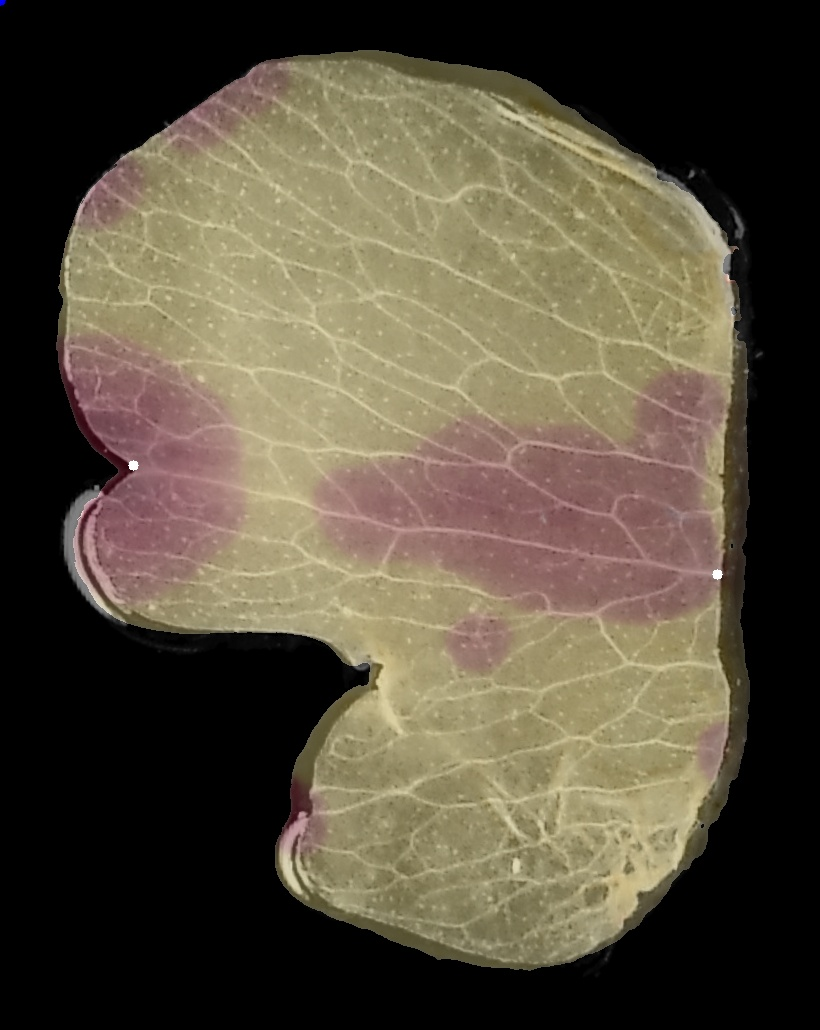
#> input picture src/F1P111_Spot_Center_200730_combined.JPG, 820 x 1030 px
$ python gaussian.py F1P111_Spot_Center_200730_combined.JPG
#> lines starting #> are read from the running program, lines starting #| are printed output that depends on the picture; long printed decimals are rounded
### src/imageutilities.py
import cv2
import numpy as np

def resize_image(img, size):
    r = size / img.shape[1]
    dim = (size, int(img.shape[0] * r))
    return cv2.resize(img, dim, interpolation = cv2.INTER_AREA)

def match_image_size(img1, img2):
    dim = (img1.shape[1])
    return cv2.resize(img2, dim, interpolation = cv2.INTER_AREA)

# [17 lines left out: functions brighten_image, make_bw, not called in this run]

### src/principlecomponent.py
import cv2
import matplotlib.pyplot as plt
import numpy as np

def pca_to_grey(image):
    x,y,z = image.shape
    mat = image.reshape([x*y,z])

    mean, eigenvectors = cv2.PCACompute(mat, np.mean(mat, axis=0).reshape(1,-1))
    axis = eigenvectors[0,:].reshape([3])

    newmat = np.dot(mat, axis)
    newmat = np.around(newmat).astype(int)

    grey = newmat.reshape([x,y])
    return grey

def create_point_cloud(image):
    data = pca_to_grey(image)
    critical_points =[]

    for line in data:
        critical_points.append([0 if  d >= 100 else d for d in line])

    x = []
    y = []
    for i in range(len(critical_points)):
        for j in range(len(critical_points[i])):
            if critical_points[i][j] > 0:
                num_points = critical_points[i][j] // 10 # TODO: push to 10-25
                k = 0
                while(k < num_points):
                    x.append(j)
                    y.append(i)
                    k = k+1

            # else:
            #     x.append(j)
            #     y.append(i)

    X = np.array(x)
    Y = np.array(y)
    # plt.scatter(X,Y)
    # plt.invert_yaxis()
    # plt.show()
    return X,Y, data

### src/gaussian.py
import sys

import principlecomponent
import imageutilities as iu

import matplotlib.pyplot as plt
import numpy as np
from sklearn.mixture import BayesianGaussianMixture
from cv2 import imread
from scipy.stats import norm
from matplotlib.patches import Ellipse
from matplotlib import style
style.use('fivethirtyeight')

def make_model(X):
    GMM = BayesianGaussianMixture(n_components=100, covariance_type='spherical', verbose=2).fit(X) # Instantiate and fit the model
    print('Converged:',GMM.converged_) # Check if the model has converged
    return GMM

def make_predictions(GMM, d):
    prediction = GMM.predict_proba(d)

def draw_circle(position, radius, ax=None, **kwargs):
    """Draw a circle with a given position and covariance"""
    ax = ax or plt.gca()

    height = 2 * np.sqrt(radius)

    circ = Ellipse(position, 2*height, 2*height, **kwargs)
    circ.set_facecolor('red')
    circ.set_edgecolor('red')

    ax.add_patch(circ)

def make_plot(x, y, gmm, im):
    fig = plt.figure(figsize=(5,5))
    ax0 = fig.add_subplot(111)
    ax0.scatter(x,y)
    ax0.invert_yaxis()
    w_factor = 0.2 / gmm.weights_.max()
    for pos, covar, w in zip(gmm.means_, gmm.covariances_, gmm.weights_):
        if w > 0.01:
            draw_circle(pos, covar, alpha=w * w_factor)

    plt.show()

def main():
    image = imread(sys.argv[1])
#> image is the input picture: shape (1030, 820, 3); mean B, G, R 61.6, 78.5, 87.3
    image = iu.resize_image(image, 350)
#> in resize_image, `return cv2.resize(img, dim, interpolation = cv2.INTER_AREA)`:
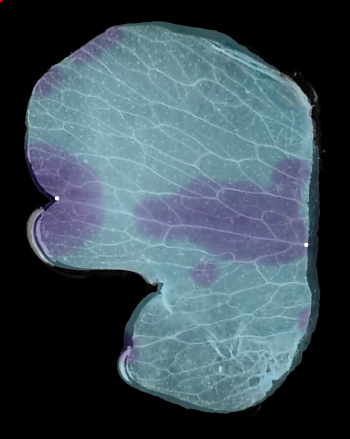
#> returned value: shape (439, 350, 3); mean of channels 0, 1, 2 61.6, 78.5, 87.3; drawn as R, G, B
    x,y, im = principlecomponent.create_point_cloud(image)
#> in pca_to_grey, `mean, eigenvectors = cv2.PCACompute(mat, np.mean(mat, axis=0).reshape(..`: mean = [[61.57, 78.51, 87.32]]; eigenvectors = [[0.465, 0.597, 0.654], [-0.487, 0.789, -0.375], [0.74, 0.144, -0.657]]
#> in pca_to_grey, `axis = eigenvectors[0,:].reshape([3])`: axis = [0.465, 0.597, 0.654]
#> in pca_to_grey, `grey = newmat.reshape([x,y])`:
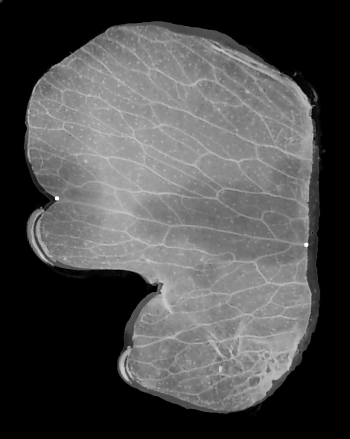
#> grey: shape (439, 350) int64; min 0, max 437, mean 132.6; drawn with min black and max white
#> after the loop in create_point_cloud, `for line in data:`: critical_points = 439 items
#> after the loop in create_point_cloud, `for i in range(len(critical_points)):`: x = 16002 values, max 325 at index 3072, min 0 at index 16, mean 232.8; y = 16002 values from 0 to 416
#> in create_point_cloud, `X = np.array(x)`: X has the same summary as x
#> y = 16002 values from 0 to 416
    d = np.array([x,y]).T
#> d = 16002 pairs, first value 0 to 325, second value 0 to 416
    # xy = np.meshgrid(x,y)
    model = make_model(d)
#| Initialization 0
#|   Iteration 10	 time lapse 1.00590s	 ll change 480.943
#|   Iteration 20	 time lapse 0.80252s	 ll change 50.735
#|   Iteration 30	 time lapse 0.79626s	 ll change 2.622
#|   Iteration 40	 time lapse 0.81787s	 ll change 7.738
#|   Iteration 50	 time lapse 0.80443s	 ll change 0.628
#|   Iteration 60	 time lapse 0.81616s	 ll change 0.1444
#|   Iteration 70	 time lapse 0.82700s	 ll change 0.08467
#|   Iteration 80	 time lapse 0.80481s	 ll change 0.05463
#|   Iteration 90	 time lapse 0.81486s	 ll change 0.03545
#|   Iteration 100	 time lapse 0.81108s	 ll change 0.02264
#| Initialization did not converge. time lapse 8.30111s	 lower bound -134909.92010.
#| Converged: False
    p = make_predictions(model,d)
    make_plot(x,y,model, im)
#> in make_plot, `plt.show()`:
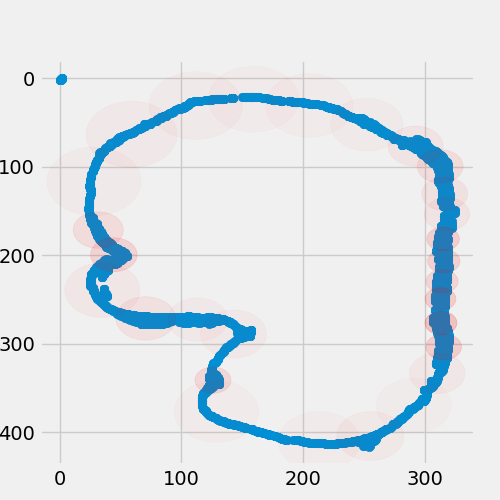
#> figure drawn by matplotlib, 1 panel


if __name__ == "__main__":
    main()

$ run again, on src/F1P111_Spot_Center_200730_pca.JPG
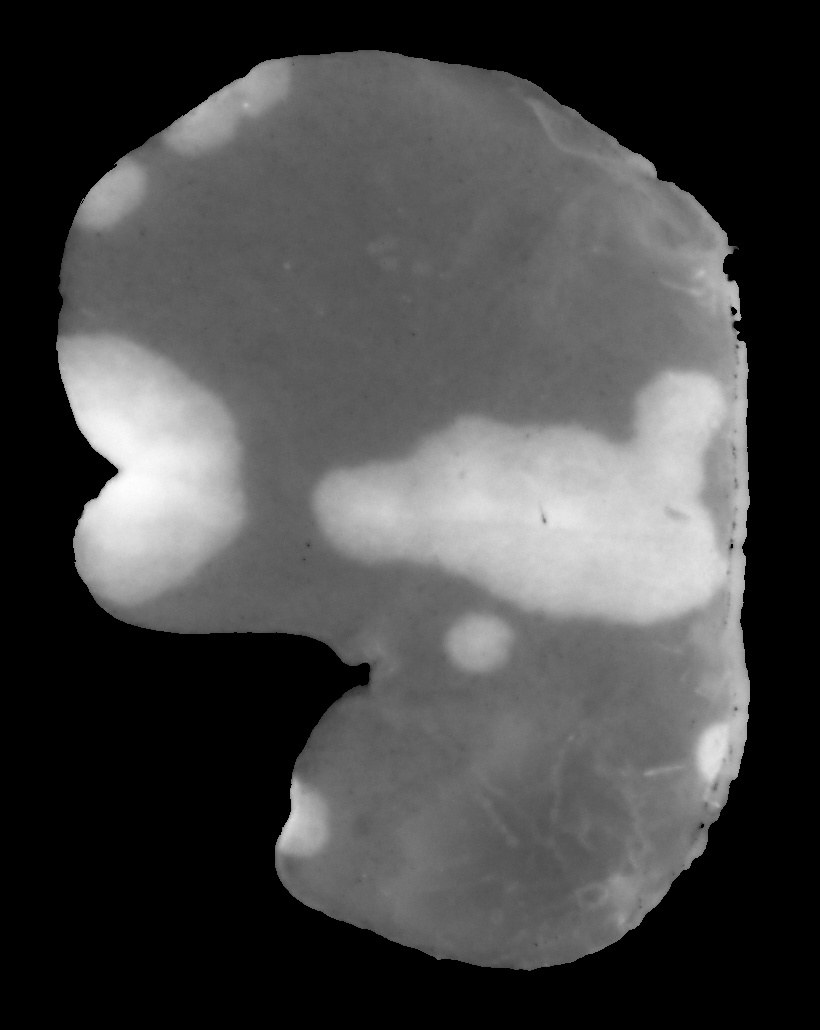
#> input picture src/F1P111_Spot_Center_200730_pca.JPG, 820 x 1030 px
#> in main, image is the input picture: shape (1030, 820, 3); min 0, max 254, mean 70.8
#> mean = [[70.76, 70.76, 70.76]]; eigenvectors = [[0.577, 0.577, 0.577], [0.707, -0.707, 0], [-0.408, -0.408, 0.816]]
#> axis = [0.577, 0.577, 0.577]
#> after the loop in create_point_cloud, `for line in data:`: critical_points = 439 items
#> after the loop in create_point_cloud, `for i in range(len(critical_points)):`: x = 3274 values, max 320 at index 1519, min 23 at index 1252, mean 174.8; y = 3274 values from 21 to 413
#> X has the same summary as x
#> d = 3274 pairs, first value 23 to 320, second value 21 to 413
#| Initialization 0
#|   Iteration 10	 time lapse 0.21168s	 ll change 210.631
#|   Iteration 20	 time lapse 0.21807s	 ll change 24.934
#|   Iteration 30	 time lapse 0.23530s	 ll change 0.8052
#|   Iteration 40	 time lapse 0.24320s	 ll change 0.0741
#|   Iteration 50	 time lapse 0.23984s	 ll change 0.00259
#> (further printed lines are left out)
#| Converged: True
#> in make_plot, `plt.show()`:
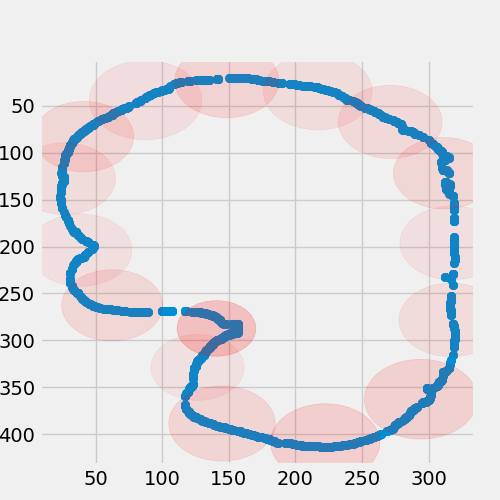
#> figure drawn by matplotlib, 1 panel

$ run again, on src/F1P111_Spot_Side1_200730_combined.JPG
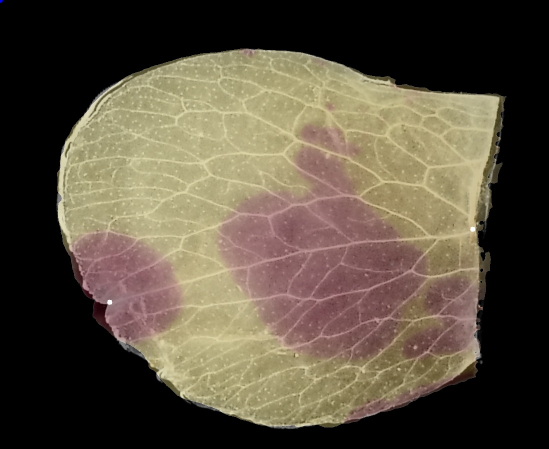
#> input picture src/F1P111_Spot_Side1_200730_combined.JPG, 1097 x 898 px (shown at 1/2 size)
#> in main, image is the input picture: shape (898, 1097, 3); mean B, G, R 63.5, 79.5, 89.5
#> mean = [[63.47, 79.51, 89.47]]; eigenvectors = [[0.467, 0.597, 0.652], [-0.424, 0.798, -0.428], [0.776, 0.0767, -0.626]]
#> axis = [0.467, 0.597, 0.652]
#> in pca_to_grey, `grey = newmat.reshape([x,y])`:
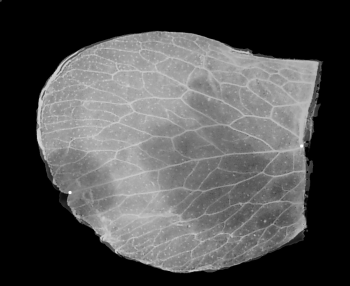
#> grey: shape (286, 350) int64; min 0, max 435, mean 135.5; drawn with min black and max white
#> after the loop in create_point_cloud, `for line in data:`: critical_points = 286 items
#> after the loop in create_point_cloud, `for i in range(len(critical_points)):`: x = 5689 values, max 323 at index 791, min 0 at index 8, mean 203; y = 5689 values from 0 to 273
#> X has the same summary as x
#> d = 5689 pairs, first value 0 to 323, second value 0 to 273
#| Initialization 0
#|   Iteration 10	 time lapse 0.35396s	 ll change 190.240
#|   Iteration 20	 time lapse 0.24981s	 ll change 12.091
#|   Iteration 30	 time lapse 0.29912s	 ll change 0.00536
#| Initialization converged. time lapse 1.07618s	 lower bound -49333.50934.
#| Converged: True
#> in make_plot, `plt.show()`:
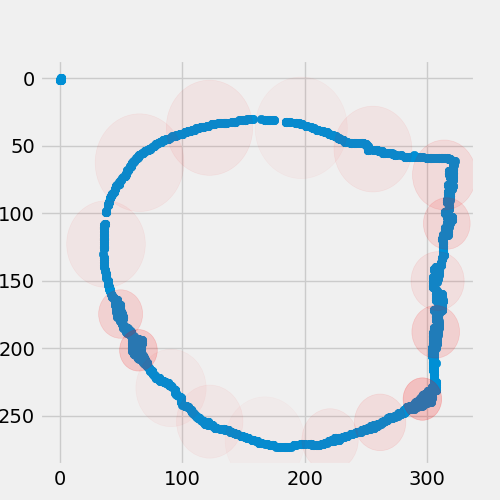
#> figure drawn by matplotlib, 1 panel

$ run again, on src/F1P111_Spot_Side1_200730_pca.JPG
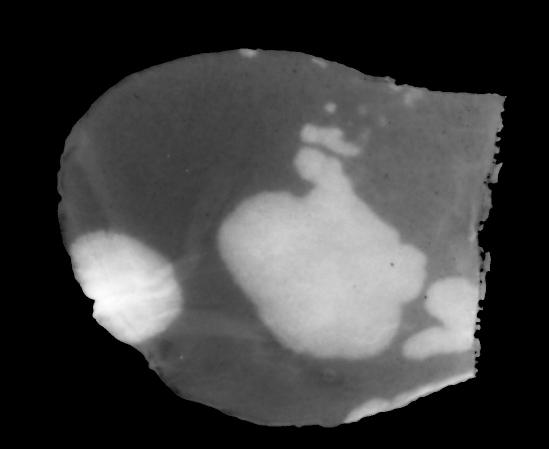
#> input picture src/F1P111_Spot_Side1_200730_pca.JPG, 1097 x 898 px (shown at 1/2 size)
#> in main, image is the input picture: shape (898, 1097, 3); min 0, max 254, mean 64.5
#> in resize_image, `return cv2.resize(img, dim, interpolation = cv2.INTER_AREA)`:
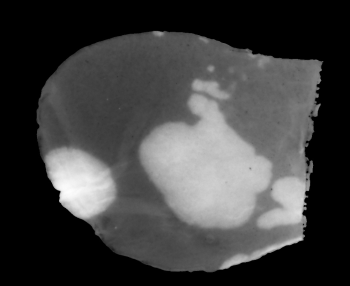
#> returned value: shape (286, 350, 3); min 0, max 253, mean 64.5
#> mean = [[64.47, 64.47, 64.47]]; eigenvectors = [[0.577, 0.577, 0.577], [0.707, -0.707, 0], [-0.408, -0.408, 0.816]]
#> axis = [0.577, 0.577, 0.577]
#> after the loop in create_point_cloud, `for line in data:`: critical_points = 286 items
#> after the loop in create_point_cloud, `for i in range(len(critical_points)):`: x = 4394 values, max 323 at index 1175, min 36 at index 1754, mean 155.1; y = 4394 values from 30 to 272
#> X has the same summary as x
#> d = 4394 pairs, first value 36 to 323, second value 30 to 272
#| Initialization 0
#|   Iteration 10	 time lapse 0.28520s	 ll change 124.189
#|   Iteration 20	 time lapse 0.32409s	 ll change 3.545
#|   Iteration 30	 time lapse 0.31901s	 ll change 2.717
#|   Iteration 40	 time lapse 0.31532s	 ll change 0.04372
#|   Iteration 50	 time lapse 0.31896s	 ll change 0.00777
#> (further printed lines are left out)
#| Converged: True
#> in make_plot, `plt.show()`:
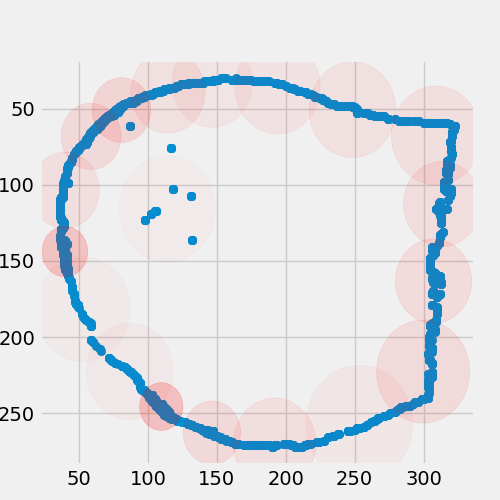
#> figure drawn by matplotlib, 1 panel
